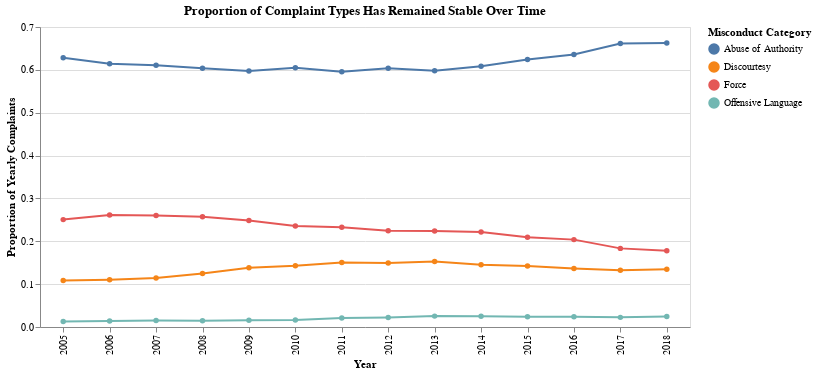

This figure's notebook cell:
### Code cell
import altair as alt

# We already have:
# counts_prop_filtered with columns:
#   year_received, fado_type, n_complaints, year_total, prop_of_year

counts_prop_filtered = counts_prop[(counts_prop["year_received"] >= 2005) & (counts_prop["year_received"] < 2019)]


smoothed = counts_prop_filtered.groupby("fado_type").apply(
    lambda g: g.assign(smoothed = g["prop_of_year"].rolling(3, min_periods=1).mean())
).reset_index(drop=True)


line_stable = (
    alt.Chart(smoothed)
    .mark_line(point=True)
    .encode(
        x=alt.X("year_received:O", title="Year"),
        y=alt.Y(
            "smoothed:Q",
            title="Proportion of Yearly Complaints",
            scale=alt.Scale(domain=[0, 0.7])  # keeps everything in a moderate range
        ),
        color=alt.Color(
            "fado_type:N",
            title="Misconduct Category"
        ),
        tooltip=["year_received", "fado_type", "prop_of_year"]
    )
    .properties(
        width=650,
        height=300,
        title="Proportion of Complaint Types Has Remained Stable Over Time"
    )
)

line_stable

### Figure 1 — Vega-Lite specification as saved in the notebook (floating-point values rounded to 4 significant figures)
{"config": {"view": {"continuousWidth": 300, "continuousHeight": 300}}, "data": {"name": "data-2795336005bcee3ec230c3ff5e2dda7c"}, "mark": {"type": "line", "point": true}, "encoding": {"color": {"field": "fado_type", "title": "Misconduct Category", "type": "nominal"}, "tooltip": [{"field": "year_received", "type": "quantitative"}, {"field": "fado_type", "type": "nominal"}, {"field": "prop_of_year", "type": "quantitative"}], "x": {"field": "year_received", "title": "Year", "type": "ordinal"}, "y": {"field": "smoothed", "scale": {"domain": [0, 0.7]}, "title": "Proportion of Yearly Complaints", "type": "quantitative"}}, "height": 300, "title": "Proportion of Complaint Types Has Remained Stable Over Time", "width": 650, "$schema": "https://vega.github.io/schema/vega-lite/v5.20.1.json", "datasets": {"data-2795336005bcee3ec230c3ff5e2dda7c": [{"year_received": 2005, "fado_type": "Abuse of Authority", "n_complaints": 845, "year_total": 1345, "prop_of_year": 0.6283, "smoothed": 0.6283}, {"year_received": 2006, "fado_type": "Abuse of Authority", "n_complaints": 992, "year_total": 1654, "prop_of_year": 0.5998, "smoothed": 0.614}, {"year_received": 2007, "fado_type": "Abuse of Authority", "n_complaints": 1142, "year_total": 1892, "prop_of_year": 0.6036, "smoothed": 0.6105}, {"year_received": 2008, "fado_type": "Abuse of Authority", "n_complaints": 991, "year_total": 1631, "prop_of_year": 0.6076, "smoothed": 0.6037}, {"year_received": 2009, "fado_type": "Abuse of Authority", "n_complaints": 1023, "year_total": 1761, "prop_of_year": 0.5809, "smoothed": 0.5974}, {"year_received": 2010, "fado_type": "Abuse of Authority", "n_complaints": 1038, "year_total": 1659, "prop_of_year": 0.6257, "smoothed": 0.6047}, {"year_received": 2011, "fado_type": "Abuse of Authority", "n_complaints": 1100, "year_total": 1896, "prop_of_year": 0.5802, "smoothed": 0.5956}, {"year_received": 2012, "fado_type": "Abuse of Authority", "n_complaints": 1115, "year_total": 1841, "prop_of_year": 0.6056, "smoothed": 0.6038}, {"year_received": 2013, "fado_type": "Abuse of Authority", "n_complaints": 1286, "year_total": 2114, "prop_of_year": 0.6083, "smoothed": 0.598}, {"year_received": 2014, "fado_type": "Abuse of Authority", "n_complaints": 1356, "year_total": 2220, "prop_of_year": 0.6108, "smoothed": 0.6083}, {"year_received": 2015, "fado_type": "Abuse of Authority", "n_complaints": 1511, "year_total": 2312, "prop_of_year": 0.6535, "smoothed": 0.6242}, {"year_received": 2016, "fado_type": "Abuse of Authority", "n_complaints": 1507, "year_total": 2345, "prop_of_year": 0.6426, "smoothed": 0.6357}, {"year_received": 2017, "fado_type": "Abuse of Authority", "n_complaints": 1499, "year_total": 2178, "prop_of_year": 0.6882, "smoothed": 0.6615}, {"year_received": 2018, "fado_type": "Abuse of Authority", "n_complaints": 1500, "year_total": 2281, "prop_of_year": 0.6576, "smoothed": 0.6628}, {"year_received": 2005, "fado_type": "Discourtesy", "n_complaints": 146, "year_total": 1345, "prop_of_year": 0.1086, "smoothed": 0.1086}, {"year_received": 2006, "fado_type": "Discourtesy", "n_complaints": 186, "year_total": 1654, "prop_of_year": 0.1125, "smoothed": 0.1105}, {"year_received": 2007, "fado_type": "Discourtesy", "n_complaints": 231, "year_total": 1892, "prop_of_year": 0.1221, "smoothed": 0.1144}, {"year_received": 2008, "fado_type": "Discourtesy", "n_complaints": 228, "year_total": 1631, "prop_of_year": 0.1398, "smoothed": 0.1248}, {"year_received": 2009, "fado_type": "Discourtesy", "n_complaints": 269, "year_total": 1761, "prop_of_year": 0.1528, "smoothed": 0.1382}, {"year_received": 2010, "fado_type": "Discourtesy", "n_complaints": 227, "year_total": 1659, "prop_of_year": 0.1368, "smoothed": 0.1431}, {"year_received": 2011, "fado_type": "Discourtesy", "n_complaints": 307, "year_total": 1896, "prop_of_year": 0.1619, "smoothed": 0.1505}, {"year_received": 2012, "fado_type": "Discourtesy", "n_complaints": 275, "year_total": 1841, "prop_of_year": 0.1494, "smoothed": 0.1494}, {"year_received": 2013, "fado_type": "Discourtesy", "n_complaints": 311, "year_total": 2114, "prop_of_year": 0.1471, "smoothed": 0.1528}, {"year_received": 2014, "fado_type": "Discourtesy", "n_complaints": 308, "year_total": 2220, "prop_of_year": 0.1387, "smoothed": 0.1451}, {"year_received": 2015, "fado_type": "Discourtesy", "n_complaints": 328, "year_total": 2312, "prop_of_year": 0.1419, "smoothed": 0.1426}, {"year_received": 2016, "fado_type": "Discourtesy", "n_complaints": 304, "year_total": 2345, "prop_of_year": 0.1296, "smoothed": 0.1367}, {"year_received": 2017, "fado_type": "Discourtesy", "n_complaints": 275, "year_total": 2178, "prop_of_year": 0.1263, "smoothed": 0.1326}, {"year_received": 2018, "fado_type": "Discourtesy", "n_complaints": 338, "year_total": 2281, "prop_of_year": 0.1482, "smoothed": 0.1347}, {"year_received": 2005, "fado_type": "Force", "n_complaints": 337, "year_total": 1345, "prop_of_year": 0.2506, "smoothed": 0.2506}, {"year_received": 2006, "fado_type": "Force", "n_complaints": 450, "year_total": 1654, "prop_of_year": 0.2721, "smoothed": 0.2613}, {"year_received": 2007, "fado_type": "Force", "n_complaints": 488, "year_total": 1892, "prop_of_year": 0.2579, "smoothed": 0.2602}, {"year_received": 2008, "fado_type": "Force", "n_complaints": 394, "year_total": 1631, "prop_of_year": 0.2416, "smoothed": 0.2572}, {"year_received": 2009, "fado_type": "Force", "n_complaints": 433, "year_total": 1761, "prop_of_year": 0.2459, "smoothed": 0.2485}, {"year_received": 2010, "fado_type": "Force", "n_complaints": 365, "year_total": 1659, "prop_of_year": 0.22, "smoothed": 0.2358}, {"year_received": 2011, "fado_type": "Force", "n_complaints": 440, "year_total": 1896, "prop_of_year": 0.2321, "smoothed": 0.2327}, {"year_received": 2012, "fado_type": "Force", "n_complaints": 408, "year_total": 1841, "prop_of_year": 0.2216, "smoothed": 0.2246}, {"year_received": 2013, "fado_type": "Force", "n_complaints": 460, "year_total": 2114, "prop_of_year": 0.2176, "smoothed": 0.2238}, {"year_received": 2014, "fado_type": "Force", "n_complaints": 502, "year_total": 2220, "prop_of_year": 0.2261, "smoothed": 0.2218}, {"year_received": 2015, "fado_type": "Force", "n_complaints": 425, "year_total": 2312, "prop_of_year": 0.1838, "smoothed": 0.2092}, {"year_received": 2016, "fado_type": "Force", "n_complaints": 473, "year_total": 2345, "prop_of_year": 0.2017, "smoothed": 0.2039}, {"year_received": 2017, "fado_type": "Force", "n_complaints": 359, "year_total": 2178, "prop_of_year": 0.1648, "smoothed": 0.1835}, {"year_received": 2018, "fado_type": "Force", "n_complaints": 382, "year_total": 2281, "prop_of_year": 0.1675, "smoothed": 0.178}, {"year_received": 2005, "fado_type": "Offensive Language", "n_complaints": 17, "year_total": 1345, "prop_of_year": 0.01264, "smoothed": 0.01264}, {"year_received": 2006, "fado_type": "Offensive Language", "n_complaints": 26, "year_total": 1654, "prop_of_year": 0.01572, "smoothed": 0.01418}, {"year_received": 2007, "fado_type": "Offensive Language", "n_complaints": 31, "year_total": 1892, "prop_of_year": 0.01638, "smoothed": 0.01491}, {"year_received": 2008, "fado_type": "Offensive Language", "n_complaints": 18, "year_total": 1631, "prop_of_year": 0.01104, "smoothed": 0.01438}, {"year_received": 2009, "fado_type": "Offensive Language", "n_complaints": 36, "year_total": 1761, "prop_of_year": 0.02044, "smoothed": 0.01595}, {"year_received": 2010, "fado_type": "Offensive Language", "n_complaints": 29, "year_total": 1659, "prop_of_year": 0.01748, "smoothed": 0.01632}, {"year_received": 2011, "fado_type": "Offensive Language", "n_complaints": 49, "year_total": 1896, "prop_of_year": 0.02584, "smoothed": 0.02126}, {"year_received": 2012, "fado_type": "Offensive Language", "n_complaints": 43, "year_total": 1841, "prop_of_year": 0.02336, "smoothed": 0.02223}, {"year_received": 2013, "fado_type": "Offensive Language", "n_complaints": 57, "year_total": 2114, "prop_of_year": 0.02696, "smoothed": 0.02539}, {"year_received": 2014, "fado_type": "Offensive Language", "n_complaints": 54, "year_total": 2220, "prop_of_year": 0.02432, "smoothed": 0.02488}, {"year_received": 2015, "fado_type": "Offensive Language", "n_complaints": 48, "year_total": 2312, "prop_of_year": 0.02076, "smoothed": 0.02402}, {"year_received": 2016, "fado_type": "Offensive Language", "n_complaints": 61, "year_total": 2345, "prop_of_year": 0.02601, "smoothed": 0.0237}, {"year_received": 2017, "fado_type": "Offensive Language", "n_complaints": 45, "year_total": 2178, "prop_of_year": 0.02066, "smoothed": 0.02248}, {"year_received": 2018, "fado_type": "Offensive Language", "n_complaints": 61, "year_total": 2281, "prop_of_year": 0.02674, "smoothed": 0.02447}]}}
